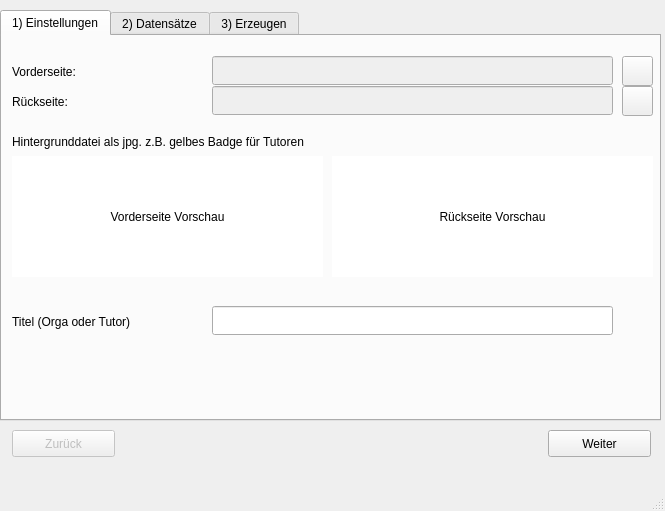
<?xml version="1.0" encoding="UTF-8"?>
<ui version="4.0">
 <class>MainWindow</class>
 <widget class="QMainWindow" name="MainWindow">
  <property name="geometry">
   <rect>
    <x>0</x>
    <y>0</y>
    <width>665</width>
    <height>511</height>
   </rect>
  </property>
  <property name="windowTitle">
   <string>EWOBadges</string>
  </property>
  <property name="windowIcon">
   <iconset resource="image.qrc">
    <normaloff>:/newPrefix/EWOBadges.ico</normaloff>:/newPrefix/EWOBadges.ico</iconset>
  </property>
  <widget class="QWidget" name="centralwidget">
   <widget class="QPushButton" name="button_preview">
    <property name="enabled">
     <bool>false</bool>
    </property>
    <property name="geometry">
     <rect>
      <x>12</x>
      <y>430</y>
      <width>103</width>
      <height>27</height>
     </rect>
    </property>
    <property name="text">
     <string>Zurück</string>
    </property>
   </widget>
   <widget class="QPushButton" name="button_next">
    <property name="geometry">
     <rect>
      <x>548</x>
      <y>430</y>
      <width>103</width>
      <height>27</height>
     </rect>
    </property>
    <property name="text">
     <string>Weiter</string>
    </property>
   </widget>
   <widget class="QTabWidget" name="Tab">
    <property name="geometry">
     <rect>
      <x>0</x>
      <y>10</y>
      <width>661</width>
      <height>411</height>
     </rect>
    </property>
    <property name="mouseTracking">
     <bool>false</bool>
    </property>
    <property name="autoFillBackground">
     <bool>false</bool>
    </property>
    <property name="tabPosition">
     <enum>QTabWidget::North</enum>
    </property>
    <property name="tabShape">
     <enum>QTabWidget::Rounded</enum>
    </property>
    <property name="currentIndex">
     <number>0</number>
    </property>
    <property name="elideMode">
     <enum>Qt::ElideNone</enum>
    </property>
    <property name="documentMode">
     <bool>false</bool>
    </property>
    <property name="tabsClosable">
     <bool>false</bool>
    </property>
    <property name="movable">
     <bool>false</bool>
    </property>
    <widget class="QWidget" name="tab_settings">
     <attribute name="title">
      <string>1) Einstellungen</string>
     </attribute>
     <widget class="QLabel" name="label_background">
      <property name="geometry">
       <rect>
        <x>10</x>
        <y>20</y>
        <width>201</width>
        <height>31</height>
       </rect>
      </property>
      <property name="text">
       <string>Vorderseite:</string>
      </property>
     </widget>
     <widget class="QLineEdit" name="edit_path_bg">
      <property name="enabled">
       <bool>false</bool>
      </property>
      <property name="geometry">
       <rect>
        <x>210</x>
        <y>20</y>
        <width>401</width>
        <height>29</height>
       </rect>
      </property>
      <property name="inputMask">
       <string notr="true"/>
      </property>
      <property name="readOnly">
       <bool>true</bool>
      </property>
      <property name="placeholderText">
       <string notr="true"/>
      </property>
     </widget>
     <widget class="QLabel" name="label_bg_desc">
      <property name="geometry">
       <rect>
        <x>10</x>
        <y>90</y>
        <width>601</width>
        <height>31</height>
       </rect>
      </property>
      <property name="text">
       <string>Hintergrunddatei als jpg. z.B. gelbes Badge für Tutoren</string>
      </property>
      <property name="textFormat">
       <enum>Qt::AutoText</enum>
      </property>
     </widget>
     <widget class="QPushButton" name="button_background">
      <property name="geometry">
       <rect>
        <x>620</x>
        <y>20</y>
        <width>31</width>
        <height>30</height>
       </rect>
      </property>
      <property name="text">
       <string/>
      </property>
      <property name="icon">
       <iconset>
        <normaloff>misc/images/fileopen.gif</normaloff>misc/images/fileopen.gif</iconset>
      </property>
      <property name="default">
       <bool>false</bool>
      </property>
      <property name="flat">
       <bool>false</bool>
      </property>
     </widget>
     <widget class="QLabel" name="label_bg_prev">
      <property name="geometry">
       <rect>
        <x>10</x>
        <y>120</y>
        <width>311</width>
        <height>121</height>
       </rect>
      </property>
      <property name="palette">
       <palette>
        <active>
         <colorrole role="WindowText">
          <brush brushstyle="SolidPattern">
           <color alpha="255">
            <red>0</red>
            <green>0</green>
            <blue>0</blue>
           </color>
          </brush>
         </colorrole>
         <colorrole role="Button">
          <brush brushstyle="SolidPattern">
           <color alpha="255">
            <red>255</red>
            <green>255</green>
            <blue>255</blue>
           </color>
          </brush>
         </colorrole>
         <colorrole role="Light">
          <brush brushstyle="SolidPattern">
           <color alpha="255">
            <red>255</red>
            <green>255</green>
            <blue>255</blue>
           </color>
          </brush>
         </colorrole>
         <colorrole role="Midlight">
          <brush brushstyle="SolidPattern">
           <color alpha="255">
            <red>255</red>
            <green>255</green>
            <blue>255</blue>
           </color>
          </brush>
         </colorrole>
         <colorrole role="Dark">
          <brush brushstyle="SolidPattern">
           <color alpha="255">
            <red>127</red>
            <green>127</green>
            <blue>127</blue>
           </color>
          </brush>
         </colorrole>
         <colorrole role="Mid">
          <brush brushstyle="SolidPattern">
           <color alpha="255">
            <red>170</red>
            <green>170</green>
            <blue>170</blue>
           </color>
          </brush>
         </colorrole>
         <colorrole role="Text">
          <brush brushstyle="SolidPattern">
           <color alpha="255">
            <red>0</red>
            <green>0</green>
            <blue>0</blue>
           </color>
          </brush>
         </colorrole>
         <colorrole role="BrightText">
          <brush brushstyle="SolidPattern">
           <color alpha="255">
            <red>255</red>
            <green>255</green>
            <blue>255</blue>
           </color>
          </brush>
         </colorrole>
         <colorrole role="ButtonText">
          <brush brushstyle="SolidPattern">
           <color alpha="255">
            <red>0</red>
            <green>0</green>
            <blue>0</blue>
           </color>
          </brush>
         </colorrole>
         <colorrole role="Base">
          <brush brushstyle="SolidPattern">
           <color alpha="255">
            <red>255</red>
            <green>255</green>
            <blue>255</blue>
           </color>
          </brush>
         </colorrole>
         <colorrole role="Window">
          <brush brushstyle="SolidPattern">
           <color alpha="255">
            <red>255</red>
            <green>255</green>
            <blue>255</blue>
           </color>
          </brush>
         </colorrole>
         <colorrole role="Shadow">
          <brush brushstyle="SolidPattern">
           <color alpha="255">
            <red>0</red>
            <green>0</green>
            <blue>0</blue>
           </color>
          </brush>
         </colorrole>
         <colorrole role="AlternateBase">
          <brush brushstyle="SolidPattern">
           <color alpha="255">
            <red>255</red>
            <green>255</green>
            <blue>255</blue>
           </color>
          </brush>
         </colorrole>
         <colorrole role="ToolTipBase">
          <brush brushstyle="SolidPattern">
           <color alpha="255">
            <red>255</red>
            <green>255</green>
            <blue>220</blue>
           </color>
          </brush>
         </colorrole>
         <colorrole role="ToolTipText">
          <brush brushstyle="SolidPattern">
           <color alpha="255">
            <red>0</red>
            <green>0</green>
            <blue>0</blue>
           </color>
          </brush>
         </colorrole>
        </active>
        <inactive>
         <colorrole role="WindowText">
          <brush brushstyle="SolidPattern">
           <color alpha="255">
            <red>0</red>
            <green>0</green>
            <blue>0</blue>
           </color>
          </brush>
         </colorrole>
         <colorrole role="Button">
          <brush brushstyle="SolidPattern">
           <color alpha="255">
            <red>255</red>
            <green>255</green>
            <blue>255</blue>
           </color>
          </brush>
         </colorrole>
         <colorrole role="Light">
          <brush brushstyle="SolidPattern">
           <color alpha="255">
            <red>255</red>
            <green>255</green>
            <blue>255</blue>
           </color>
          </brush>
         </colorrole>
         <colorrole role="Midlight">
          <brush brushstyle="SolidPattern">
           <color alpha="255">
            <red>255</red>
            <green>255</green>
            <blue>255</blue>
           </color>
          </brush>
         </colorrole>
         <colorrole role="Dark">
          <brush brushstyle="SolidPattern">
           <color alpha="255">
            <red>127</red>
            <green>127</green>
            <blue>127</blue>
           </color>
          </brush>
         </colorrole>
         <colorrole role="Mid">
          <brush brushstyle="SolidPattern">
           <color alpha="255">
            <red>170</red>
            <green>170</green>
            <blue>170</blue>
           </color>
          </brush>
         </colorrole>
         <colorrole role="Text">
          <brush brushstyle="SolidPattern">
           <color alpha="255">
            <red>0</red>
            <green>0</green>
            <blue>0</blue>
           </color>
          </brush>
         </colorrole>
         <colorrole role="BrightText">
          <brush brushstyle="SolidPattern">
           <color alpha="255">
            <red>255</red>
            <green>255</green>
            <blue>255</blue>
           </color>
          </brush>
         </colorrole>
         <colorrole role="ButtonText">
          <brush brushstyle="SolidPattern">
           <color alpha="255">
            <red>0</red>
            <green>0</green>
            <blue>0</blue>
           </color>
          </brush>
         </colorrole>
         <colorrole role="Base">
          <brush brushstyle="SolidPattern">
           <color alpha="255">
            <red>255</red>
            <green>255</green>
            <blue>255</blue>
           </color>
          </brush>
         </colorrole>
         <colorrole role="Window">
          <brush brushstyle="SolidPattern">
           <color alpha="255">
            <red>255</red>
            <green>255</green>
            <blue>255</blue>
           </color>
          </brush>
         </colorrole>
         <colorrole role="Shadow">
          <brush brushstyle="SolidPattern">
           <color alpha="255">
            <red>0</red>
            <green>0</green>
            <blue>0</blue>
           </color>
          </brush>
         </colorrole>
         <colorrole role="AlternateBase">
          <brush brushstyle="SolidPattern">
           <color alpha="255">
            <red>255</red>
            <green>255</green>
            <blue>255</blue>
           </color>
          </brush>
         </colorrole>
         <colorrole role="ToolTipBase">
          <brush brushstyle="SolidPattern">
           <color alpha="255">
            <red>255</red>
            <green>255</green>
            <blue>220</blue>
           </color>
          </brush>
         </colorrole>
         <colorrole role="ToolTipText">
          <brush brushstyle="SolidPattern">
           <color alpha="255">
            <red>0</red>
            <green>0</green>
            <blue>0</blue>
           </color>
          </brush>
         </colorrole>
        </inactive>
        <disabled>
         <colorrole role="WindowText">
          <brush brushstyle="SolidPattern">
           <color alpha="255">
            <red>127</red>
            <green>127</green>
            <blue>127</blue>
           </color>
          </brush>
         </colorrole>
         <colorrole role="Button">
          <brush brushstyle="SolidPattern">
           <color alpha="255">
            <red>255</red>
            <green>255</green>
            <blue>255</blue>
           </color>
          </brush>
         </colorrole>
         <colorrole role="Light">
          <brush brushstyle="SolidPattern">
           <color alpha="255">
            <red>255</red>
            <green>255</green>
            <blue>255</blue>
           </color>
          </brush>
         </colorrole>
         <colorrole role="Midlight">
          <brush brushstyle="SolidPattern">
           <color alpha="255">
            <red>255</red>
            <green>255</green>
            <blue>255</blue>
           </color>
          </brush>
         </colorrole>
         <colorrole role="Dark">
          <brush brushstyle="SolidPattern">
           <color alpha="255">
            <red>127</red>
            <green>127</green>
            <blue>127</blue>
           </color>
          </brush>
         </colorrole>
         <colorrole role="Mid">
          <brush brushstyle="SolidPattern">
           <color alpha="255">
            <red>170</red>
            <green>170</green>
            <blue>170</blue>
           </color>
          </brush>
         </colorrole>
         <colorrole role="Text">
          <brush brushstyle="SolidPattern">
           <color alpha="255">
            <red>127</red>
            <green>127</green>
            <blue>127</blue>
           </color>
          </brush>
         </colorrole>
         <colorrole role="BrightText">
          <brush brushstyle="SolidPattern">
           <color alpha="255">
            <red>255</red>
            <green>255</green>
            <blue>255</blue>
           </color>
          </brush>
         </colorrole>
         <colorrole role="ButtonText">
          <brush brushstyle="SolidPattern">
           <color alpha="255">
            <red>127</red>
            <green>127</green>
            <blue>127</blue>
           </color>
          </brush>
         </colorrole>
         <colorrole role="Base">
          <brush brushstyle="SolidPattern">
           <color alpha="255">
            <red>255</red>
            <green>255</green>
            <blue>255</blue>
           </color>
          </brush>
         </colorrole>
         <colorrole role="Window">
          <brush brushstyle="SolidPattern">
           <color alpha="255">
            <red>255</red>
            <green>255</green>
            <blue>255</blue>
           </color>
          </brush>
         </colorrole>
         <colorrole role="Shadow">
          <brush brushstyle="SolidPattern">
           <color alpha="255">
            <red>0</red>
            <green>0</green>
            <blue>0</blue>
           </color>
          </brush>
         </colorrole>
         <colorrole role="AlternateBase">
          <brush brushstyle="SolidPattern">
           <color alpha="255">
            <red>255</red>
            <green>255</green>
            <blue>255</blue>
           </color>
          </brush>
         </colorrole>
         <colorrole role="ToolTipBase">
          <brush brushstyle="SolidPattern">
           <color alpha="255">
            <red>255</red>
            <green>255</green>
            <blue>220</blue>
           </color>
          </brush>
         </colorrole>
         <colorrole role="ToolTipText">
          <brush brushstyle="SolidPattern">
           <color alpha="255">
            <red>0</red>
            <green>0</green>
            <blue>0</blue>
           </color>
          </brush>
         </colorrole>
        </disabled>
       </palette>
      </property>
      <property name="autoFillBackground">
       <bool>true</bool>
      </property>
      <property name="text">
       <string>Vorderseite Vorschau</string>
      </property>
      <property name="textFormat">
       <enum>Qt::AutoText</enum>
      </property>
      <property name="scaledContents">
       <bool>false</bool>
      </property>
      <property name="alignment">
       <set>Qt::AlignCenter</set>
      </property>
     </widget>
     <widget class="QLineEdit" name="edit_title">
      <property name="enabled">
       <bool>true</bool>
      </property>
      <property name="geometry">
       <rect>
        <x>210</x>
        <y>270</y>
        <width>401</width>
        <height>29</height>
       </rect>
      </property>
      <property name="inputMask">
       <string notr="true"/>
      </property>
      <property name="text">
       <string/>
      </property>
      <property name="readOnly">
       <bool>false</bool>
      </property>
      <property name="placeholderText">
       <string notr="true"/>
      </property>
     </widget>
     <widget class="QLabel" name="label_title">
      <property name="geometry">
       <rect>
        <x>10</x>
        <y>270</y>
        <width>201</width>
        <height>31</height>
       </rect>
      </property>
      <property name="text">
       <string>Titel (Orga oder Tutor)</string>
      </property>
     </widget>
     <widget class="QLabel" name="label_background_2">
      <property name="geometry">
       <rect>
        <x>10</x>
        <y>50</y>
        <width>201</width>
        <height>31</height>
       </rect>
      </property>
      <property name="text">
       <string>Rückseite:</string>
      </property>
     </widget>
     <widget class="QPushButton" name="button_background_2">
      <property name="geometry">
       <rect>
        <x>620</x>
        <y>50</y>
        <width>31</width>
        <height>30</height>
       </rect>
      </property>
      <property name="text">
       <string/>
      </property>
      <property name="icon">
       <iconset>
        <normaloff>misc/images/fileopen.gif</normaloff>misc/images/fileopen.gif</iconset>
      </property>
      <property name="default">
       <bool>false</bool>
      </property>
      <property name="flat">
       <bool>false</bool>
      </property>
     </widget>
     <widget class="QLineEdit" name="edit_path_bg_2">
      <property name="enabled">
       <bool>false</bool>
      </property>
      <property name="geometry">
       <rect>
        <x>210</x>
        <y>50</y>
        <width>401</width>
        <height>29</height>
       </rect>
      </property>
      <property name="inputMask">
       <string notr="true"/>
      </property>
      <property name="readOnly">
       <bool>true</bool>
      </property>
      <property name="placeholderText">
       <string notr="true"/>
      </property>
     </widget>
     <widget class="QLabel" name="label_bg_prev_2">
      <property name="geometry">
       <rect>
        <x>330</x>
        <y>120</y>
        <width>321</width>
        <height>121</height>
       </rect>
      </property>
      <property name="palette">
       <palette>
        <active>
         <colorrole role="WindowText">
          <brush brushstyle="SolidPattern">
           <color alpha="255">
            <red>0</red>
            <green>0</green>
            <blue>0</blue>
           </color>
          </brush>
         </colorrole>
         <colorrole role="Button">
          <brush brushstyle="SolidPattern">
           <color alpha="255">
            <red>255</red>
            <green>255</green>
            <blue>255</blue>
           </color>
          </brush>
         </colorrole>
         <colorrole role="Light">
          <brush brushstyle="SolidPattern">
           <color alpha="255">
            <red>255</red>
            <green>255</green>
            <blue>255</blue>
           </color>
          </brush>
         </colorrole>
         <colorrole role="Midlight">
          <brush brushstyle="SolidPattern">
           <color alpha="255">
            <red>255</red>
            <green>255</green>
            <blue>255</blue>
           </color>
          </brush>
         </colorrole>
         <colorrole role="Dark">
          <brush brushstyle="SolidPattern">
           <color alpha="255">
            <red>127</red>
            <green>127</green>
            <blue>127</blue>
           </color>
          </brush>
         </colorrole>
         <colorrole role="Mid">
          <brush brushstyle="SolidPattern">
           <color alpha="255">
            <red>170</red>
            <green>170</green>
            <blue>170</blue>
           </color>
          </brush>
         </colorrole>
         <colorrole role="Text">
          <brush brushstyle="SolidPattern">
           <color alpha="255">
            <red>0</red>
            <green>0</green>
            <blue>0</blue>
           </color>
          </brush>
         </colorrole>
         <colorrole role="BrightText">
          <brush brushstyle="SolidPattern">
           <color alpha="255">
            <red>255</red>
            <green>255</green>
            <blue>255</blue>
           </color>
          </brush>
         </colorrole>
         <colorrole role="ButtonText">
          <brush brushstyle="SolidPattern">
           <color alpha="255">
            <red>0</red>
            <green>0</green>
            <blue>0</blue>
           </color>
          </brush>
         </colorrole>
         <colorrole role="Base">
          <brush brushstyle="SolidPattern">
           <color alpha="255">
            <red>255</red>
            <green>255</green>
            <blue>255</blue>
           </color>
          </brush>
         </colorrole>
         <colorrole role="Window">
          <brush brushstyle="SolidPattern">
           <color alpha="255">
            <red>255</red>
            <green>255</green>
            <blue>255</blue>
           </color>
          </brush>
         </colorrole>
         <colorrole role="Shadow">
          <brush brushstyle="SolidPattern">
           <color alpha="255">
            <red>0</red>
            <green>0</green>
            <blue>0</blue>
           </color>
          </brush>
         </colorrole>
         <colorrole role="AlternateBase">
          <brush brushstyle="SolidPattern">
           <color alpha="255">
            <red>255</red>
            <green>255</green>
            <blue>255</blue>
           </color>
          </brush>
         </colorrole>
         <colorrole role="ToolTipBase">
          <brush brushstyle="SolidPattern">
           <color alpha="255">
            <red>255</red>
            <green>255</green>
            <blue>220</blue>
           </color>
          </brush>
         </colorrole>
         <colorrole role="ToolTipText">
          <brush brushstyle="SolidPattern">
           <color alpha="255">
            <red>0</red>
            <green>0</green>
            <blue>0</blue>
           </color>
          </brush>
         </colorrole>
        </active>
        <inactive>
         <colorrole role="WindowText">
          <brush brushstyle="SolidPattern">
           <color alpha="255">
            <red>0</red>
            <green>0</green>
            <blue>0</blue>
           </color>
          </brush>
         </colorrole>
         <colorrole role="Button">
          <brush brushstyle="SolidPattern">
           <color alpha="255">
            <red>255</red>
            <green>255</green>
            <blue>255</blue>
           </color>
          </brush>
         </colorrole>
         <colorrole role="Light">
          <brush brushstyle="SolidPattern">
           <color alpha="255">
            <red>255</red>
            <green>255</green>
            <blue>255</blue>
           </color>
          </brush>
         </colorrole>
         <colorrole role="Midlight">
          <brush brushstyle="SolidPattern">
           <color alpha="255">
            <red>255</red>
            <green>255</green>
            <blue>255</blue>
           </color>
          </brush>
         </colorrole>
         <colorrole role="Dark">
          <brush brushstyle="SolidPattern">
           <color alpha="255">
            <red>127</red>
            <green>127</green>
            <blue>127</blue>
           </color>
          </brush>
         </colorrole>
         <colorrole role="Mid">
          <brush brushstyle="SolidPattern">
           <color alpha="255">
            <red>170</red>
            <green>170</green>
            <blue>170</blue>
           </color>
          </brush>
         </colorrole>
         <colorrole role="Text">
          <brush brushstyle="SolidPattern">
           <color alpha="255">
            <red>0</red>
            <green>0</green>
            <blue>0</blue>
           </color>
          </brush>
         </colorrole>
         <colorrole role="BrightText">
          <brush brushstyle="SolidPattern">
           <color alpha="255">
            <red>255</red>
            <green>255</green>
            <blue>255</blue>
           </color>
          </brush>
         </colorrole>
         <colorrole role="ButtonText">
          <brush brushstyle="SolidPattern">
           <color alpha="255">
            <red>0</red>
            <green>0</green>
            <blue>0</blue>
           </color>
          </brush>
         </colorrole>
         <colorrole role="Base">
          <brush brushstyle="SolidPattern">
           <color alpha="255">
            <red>255</red>
            <green>255</green>
            <blue>255</blue>
           </color>
          </brush>
         </colorrole>
         <colorrole role="Window">
          <brush brushstyle="SolidPattern">
           <color alpha="255">
            <red>255</red>
            <green>255</green>
            <blue>255</blue>
           </color>
          </brush>
         </colorrole>
         <colorrole role="Shadow">
          <brush brushstyle="SolidPattern">
           <color alpha="255">
            <red>0</red>
            <green>0</green>
            <blue>0</blue>
           </color>
          </brush>
         </colorrole>
         <colorrole role="AlternateBase">
          <brush brushstyle="SolidPattern">
           <color alpha="255">
            <red>255</red>
            <green>255</green>
            <blue>255</blue>
           </color>
          </brush>
         </colorrole>
         <colorrole role="ToolTipBase">
          <brush brushstyle="SolidPattern">
           <color alpha="255">
            <red>255</red>
            <green>255</green>
            <blue>220</blue>
           </color>
          </brush>
         </colorrole>
         <colorrole role="ToolTipText">
          <brush brushstyle="SolidPattern">
           <color alpha="255">
            <red>0</red>
            <green>0</green>
            <blue>0</blue>
           </color>
          </brush>
         </colorrole>
        </inactive>
        <disabled>
         <colorrole role="WindowText">
          <brush brushstyle="SolidPattern">
           <color alpha="255">
            <red>127</red>
            <green>127</green>
            <blue>127</blue>
           </color>
          </brush>
         </colorrole>
         <colorrole role="Button">
          <brush brushstyle="SolidPattern">
           <color alpha="255">
            <red>255</red>
            <green>255</green>
            <blue>255</blue>
           </color>
          </brush>
         </colorrole>
         <colorrole role="Light">
          <brush brushstyle="SolidPattern">
           <color alpha="255">
            <red>255</red>
            <green>255</green>
            <blue>255</blue>
           </color>
          </brush>
         </colorrole>
         <colorrole role="Midlight">
          <brush brushstyle="SolidPattern">
           <color alpha="255">
            <red>255</red>
            <green>255</green>
            <blue>255</blue>
           </color>
          </brush>
         </colorrole>
         <colorrole role="Dark">
          <brush brushstyle="SolidPattern">
           <color alpha="255">
            <red>127</red>
            <green>127</green>
            <blue>127</blue>
           </color>
          </brush>
         </colorrole>
         <colorrole role="Mid">
          <brush brushstyle="SolidPattern">
           <color alpha="255">
            <red>170</red>
            <green>170</green>
            <blue>170</blue>
           </color>
          </brush>
         </colorrole>
         <colorrole role="Text">
          <brush brushstyle="SolidPattern">
           <color alpha="255">
            <red>127</red>
            <green>127</green>
            <blue>127</blue>
           </color>
          </brush>
         </colorrole>
         <colorrole role="BrightText">
          <brush brushstyle="SolidPattern">
           <color alpha="255">
            <red>255</red>
            <green>255</green>
            <blue>255</blue>
           </color>
          </brush>
         </colorrole>
         <colorrole role="ButtonText">
          <brush brushstyle="SolidPattern">
           <color alpha="255">
            <red>127</red>
            <green>127</green>
            <blue>127</blue>
           </color>
          </brush>
         </colorrole>
         <colorrole role="Base">
          <brush brushstyle="SolidPattern">
           <color alpha="255">
            <red>255</red>
            <green>255</green>
            <blue>255</blue>
           </color>
          </brush>
         </colorrole>
         <colorrole role="Window">
          <brush brushstyle="SolidPattern">
           <color alpha="255">
            <red>255</red>
            <green>255</green>
            <blue>255</blue>
           </color>
          </brush>
         </colorrole>
         <colorrole role="Shadow">
          <brush brushstyle="SolidPattern">
           <color alpha="255">
            <red>0</red>
            <green>0</green>
            <blue>0</blue>
           </color>
          </brush>
         </colorrole>
         <colorrole role="AlternateBase">
          <brush brushstyle="SolidPattern">
           <color alpha="255">
            <red>255</red>
            <green>255</green>
            <blue>255</blue>
           </color>
          </brush>
         </colorrole>
         <colorrole role="ToolTipBase">
          <brush brushstyle="SolidPattern">
           <color alpha="255">
            <red>255</red>
            <green>255</green>
            <blue>220</blue>
           </color>
          </brush>
         </colorrole>
         <colorrole role="ToolTipText">
          <brush brushstyle="SolidPattern">
           <color alpha="255">
            <red>0</red>
            <green>0</green>
            <blue>0</blue>
           </color>
          </brush>
         </colorrole>
        </disabled>
       </palette>
      </property>
      <property name="autoFillBackground">
       <bool>true</bool>
      </property>
      <property name="text">
       <string>Rückseite Vorschau</string>
      </property>
      <property name="textFormat">
       <enum>Qt::AutoText</enum>
      </property>
      <property name="scaledContents">
       <bool>false</bool>
      </property>
      <property name="alignment">
       <set>Qt::AlignCenter</set>
      </property>
     </widget>
    </widget>
    <widget class="QWidget" name="tab_database">
     <attribute name="title">
      <string>2) Datensätze</string>
     </attribute>
     <widget class="QTableWidget" name="table_databases">
      <property name="geometry">
       <rect>
        <x>9</x>
        <y>41</y>
        <width>640</width>
        <height>331</height>
       </rect>
      </property>
      <property name="gridStyle">
       <enum>Qt::SolidLine</enum>
      </property>
      <property name="rowCount">
       <number>0</number>
      </property>
      <attribute name="horizontalHeaderCascadingSectionResizes">
       <bool>false</bool>
      </attribute>
      <attribute name="horizontalHeaderDefaultSectionSize">
       <number>150</number>
      </attribute>
      <attribute name="horizontalHeaderMinimumSectionSize">
       <number>150</number>
      </attribute>
      <column>
       <property name="text">
        <string>Name</string>
       </property>
      </column>
      <column>
       <property name="text">
        <string>Spitzname</string>
       </property>
      </column>
      <column>
       <property name="text">
        <string>Studiengang</string>
       </property>
      </column>
      <column>
       <property name="text">
        <string>Jahr</string>
       </property>
      </column>
     </widget>
     <widget class="QLabel" name="label_load_data">
      <property name="geometry">
       <rect>
        <x>10</x>
        <y>10</y>
        <width>121</width>
        <height>19</height>
       </rect>
      </property>
      <property name="text">
       <string>Namen laden:</string>
      </property>
     </widget>
     <widget class="QPushButton" name="button_load_data">
      <property name="geometry">
       <rect>
        <x>132</x>
        <y>5</y>
        <width>31</width>
        <height>30</height>
       </rect>
      </property>
      <property name="text">
       <string/>
      </property>
      <property name="icon">
       <iconset>
        <normaloff>misc/images/fileopen.gif</normaloff>misc/images/fileopen.gif</iconset>
      </property>
      <property name="default">
       <bool>false</bool>
      </property>
      <property name="flat">
       <bool>false</bool>
      </property>
     </widget>
    </widget>
    <widget class="QWidget" name="tab_generate">
     <attribute name="title">
      <string>3) Erzeugen</string>
     </attribute>
     <widget class="QTextBrowser" name="textarea_log">
      <property name="geometry">
       <rect>
        <x>10</x>
        <y>41</y>
        <width>641</width>
        <height>301</height>
       </rect>
      </property>
     </widget>
     <widget class="QProgressBar" name="progressbar">
      <property name="geometry">
       <rect>
        <x>10</x>
        <y>350</y>
        <width>641</width>
        <height>23</height>
       </rect>
      </property>
      <property name="value">
       <number>0</number>
      </property>
     </widget>
     <widget class="QPushButton" name="button_start_generate">
      <property name="geometry">
       <rect>
        <x>10</x>
        <y>10</y>
        <width>641</width>
        <height>27</height>
       </rect>
      </property>
      <property name="text">
       <string>Badges erzeugen!</string>
      </property>
     </widget>
    </widget>
   </widget>
  </widget>
  <widget class="QMenuBar" name="menubar">
   <property name="geometry">
    <rect>
     <x>0</x>
     <y>0</y>
     <width>665</width>
     <height>24</height>
    </rect>
   </property>
  </widget>
  <widget class="QStatusBar" name="statusbar"/>
 </widget>
 <resources>
  <include location="image.qrc"/>
 </resources>
 <connections/>
</ui>
